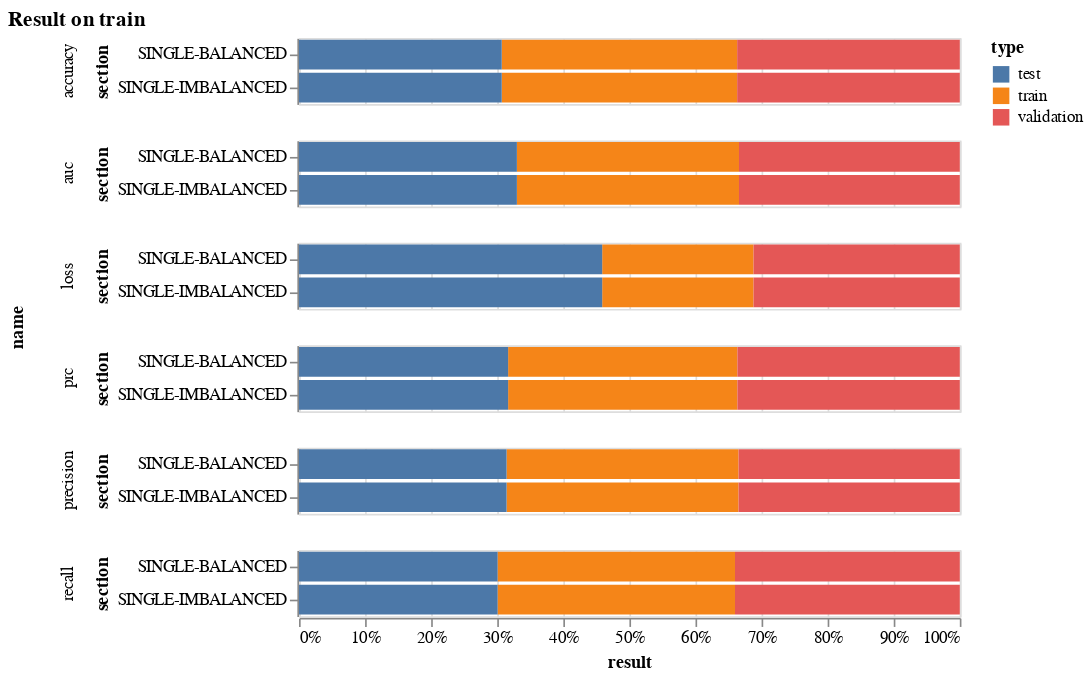

Notebook source saved alongside this figure:
### Code cell
alt.Chart(melted_result, title="Result on train").mark_bar().encode(
  y='section',
  x=alt.X('result', stack="normalize"),
  color='type',
  row='name',
)

### Figure 1 — Vega-Lite specification as saved in the notebook (floating-point values rounded to 4 significant figures)
{"config": {"view": {"continuousWidth": 400, "continuousHeight": 300}}, "data": {"name": "data-c5a49bbed17726cc8f2ad891f935d312"}, "mark": "bar", "encoding": {"color": {"type": "nominal", "field": "type"}, "row": {"type": "nominal", "field": "name"}, "x": {"type": "quantitative", "field": "result", "stack": "normalize"}, "y": {"type": "nominal", "field": "section"}}, "title": "Result on train", "$schema": "https://vega.github.io/schema/vega-lite/v4.8.1.json", "datasets": {"data-c5a49bbed17726cc8f2ad891f935d312": [{"name": "loss", "section": "SINGLE-IMBALANCED", "type": "train", "result": 0.355}, {"name": "accuracy", "section": "SINGLE-IMBALANCED", "type": "train", "result": 0.893}, {"name": "precision", "section": "SINGLE-IMBALANCED", "type": "train", "result": 0.9614}, {"name": "recall", "section": "SINGLE-IMBALANCED", "type": "train", "result": 0.844}, {"name": "auc", "section": "SINGLE-IMBALANCED", "type": "train", "result": 0.9959}, {"name": "prc", "section": "SINGLE-IMBALANCED", "type": "train", "result": 0.9717}, {"name": "loss", "section": "SINGLE-BALANCED", "type": "train", "result": 0.355}, {"name": "accuracy", "section": "SINGLE-BALANCED", "type": "train", "result": 0.893}, {"name": "precision", "section": "SINGLE-BALANCED", "type": "train", "result": 0.9614}, {"name": "recall", "section": "SINGLE-BALANCED", "type": "train", "result": 0.844}, {"name": "auc", "section": "SINGLE-BALANCED", "type": "train", "result": 0.9959}, {"name": "prc", "section": "SINGLE-BALANCED", "type": "train", "result": 0.9717}, {"name": "loss", "section": "SINGLE-IMBALANCED", "type": "validation", "result": 0.4839}, {"name": "accuracy", "section": "SINGLE-IMBALANCED", "type": "validation", "result": 0.8447}, {"name": "precision", "section": "SINGLE-IMBALANCED", "type": "validation", "result": 0.9171}, {"name": "recall", "section": "SINGLE-IMBALANCED", "type": "validation", "result": 0.7991}, {"name": "auc", "section": "SINGLE-IMBALANCED", "type": "validation", "result": 0.9903}, {"name": "prc", "section": "SINGLE-IMBALANCED", "type": "validation", "result": 0.9427}, {"name": "loss", "section": "SINGLE-BALANCED", "type": "validation", "result": 0.4839}, {"name": "accuracy", "section": "SINGLE-BALANCED", "type": "validation", "result": 0.8447}, {"name": "precision", "section": "SINGLE-BALANCED", "type": "validation", "result": 0.9171}, {"name": "recall", "section": "SINGLE-BALANCED", "type": "validation", "result": 0.7991}, {"name": "auc", "section": "SINGLE-BALANCED", "type": "validation", "result": 0.9903}, {"name": "prc", "section": "SINGLE-BALANCED", "type": "validation", "result": 0.9427}, {"name": "loss", "section": "SINGLE-IMBALANCED", "type": "test", "result": 0.7112}, {"name": "accuracy", "section": "SINGLE-IMBALANCED", "type": "test", "result": 0.7691}, {"name": "precision", "section": "SINGLE-IMBALANCED", "type": "test", "result": 0.8604}, {"name": "recall", "section": "SINGLE-IMBALANCED", "type": "test", "result": 0.7059}, {"name": "auc", "section": "SINGLE-IMBALANCED", "type": "test", "result": 0.9771}, {"name": "prc", "section": "SINGLE-IMBALANCED", "type": "test", "result": 0.8863}, {"name": "loss", "section": "SINGLE-BALANCED", "type": "test", "result": 0.7112}, {"name": "accuracy", "section": "SINGLE-BALANCED", "type": "test", "result": 0.7691}, {"name": "precision", "section": "SINGLE-BALANCED", "type": "test", "result": 0.8604}, {"name": "recall", "section": "SINGLE-BALANCED", "type": "test", "result": 0.7059}, {"name": "auc", "section": "SINGLE-BALANCED", "type": "test", "result": 0.9771}, {"name": "prc", "section": "SINGLE-BALANCED", "type": "test", "result": 0.8863}]}}
